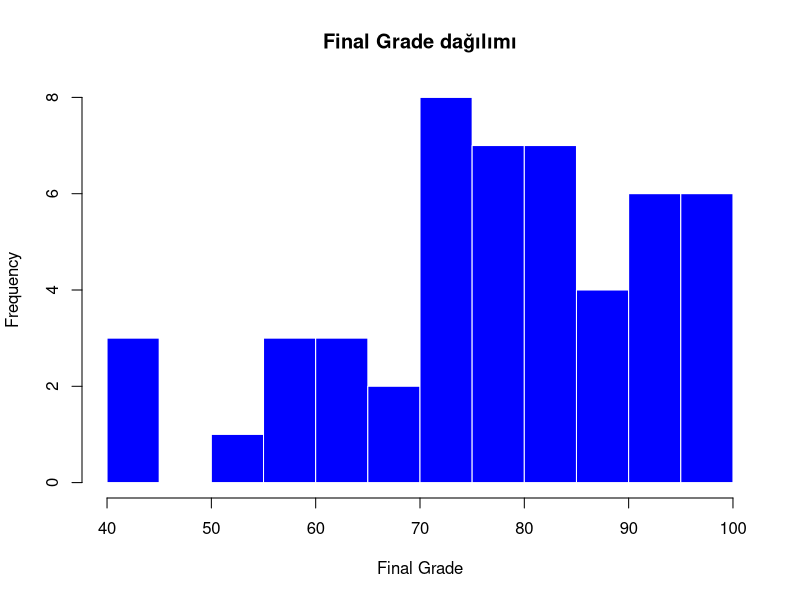
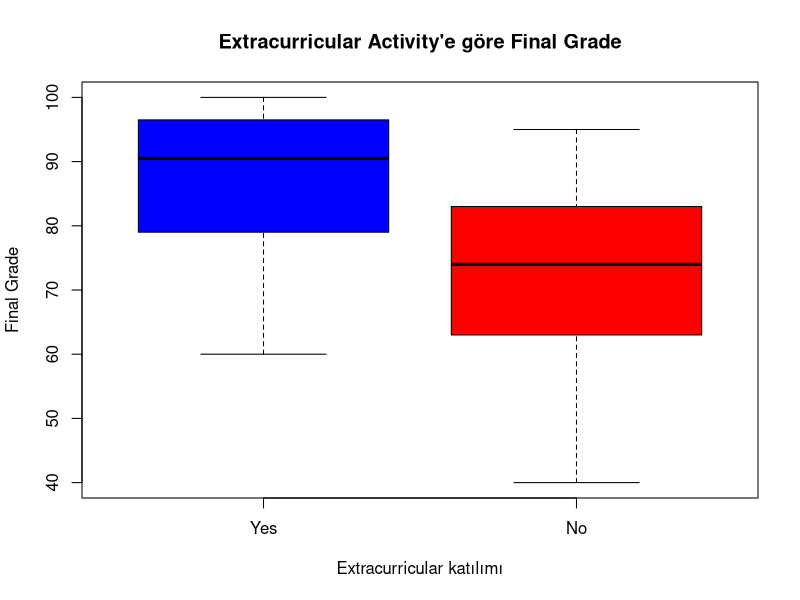
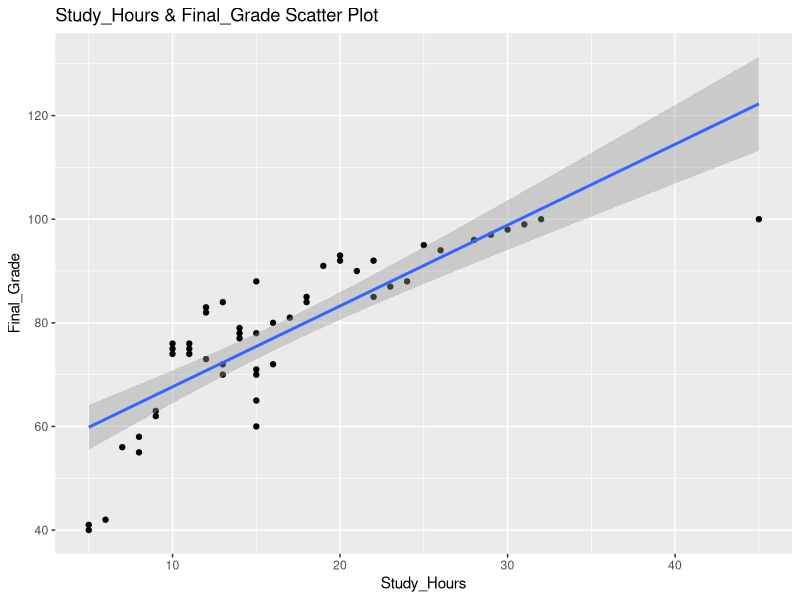
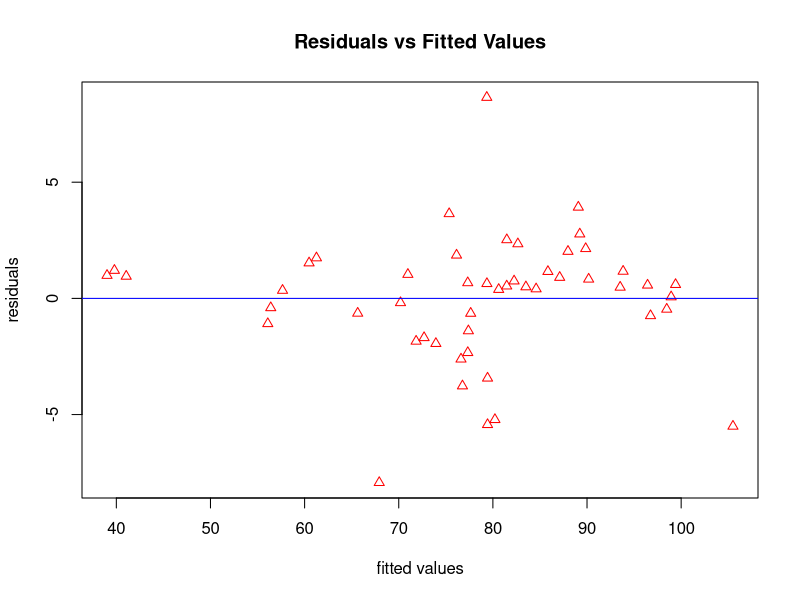
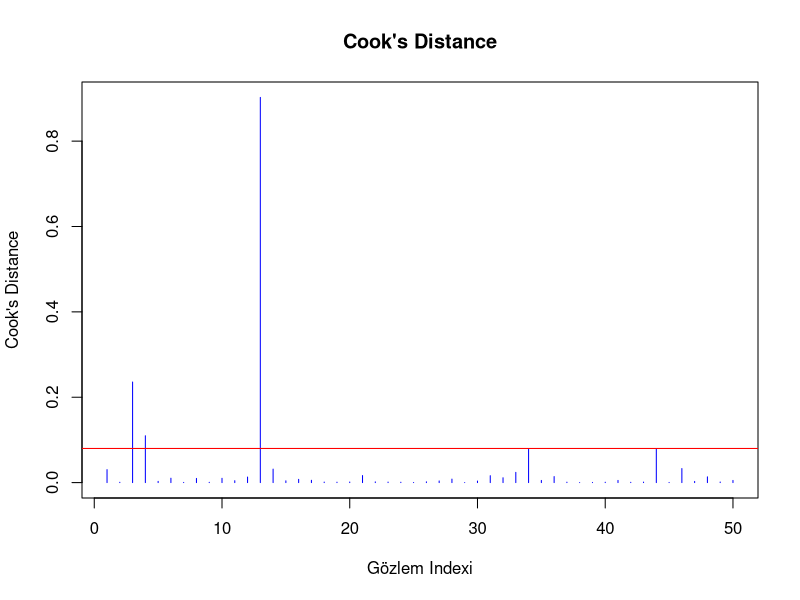

Write R code to recreate these figures, in order.
## ---- chunk 1
knitr::opts_chunk$set(echo = TRUE)
## ---- chunk 2
set.seed(42)
df_assignment <- data.frame(
  Student_ID = 1:50,
  Study_Hours = c(10, 12, NA, 15, 8, 20, 22, 5, 30, NA, 14, 18, 45, 11, 9, 21, 25, 13, 16, 28,
                  10, 12, 14, NA, 8, 19, 23, 6, 31, 15, 14, 18, 12, 11, 9, 22, 26, 13, 17, 29,
                  10, 13, 15, 11, 7, 20, 24, 5, 32, 16),
  Attendance_Rate = c(0.85, 0.90, 0.70, NA, 0.60, 0.95, 0.88, 0.40, 1.0, 0.75, 0.82, NA, 1.20, 0.88, 0.65,
                      0.92, 0.98, 0.76, 0.84, 0.99, 0.85, 0.91, 0.83, 0.68, 0.62, 0.96, 0.89, 0.42, 1.0, 0.77,
                      0.81, 0.87, 0.84, 0.89, 0.66, 0.93, 0.97, 0.75, 0.85, 0.98, 0.86, 0.92, 0.82, 0.88, 0.61,
                      0.94, 0.90, 0.41, 1.0, 0.78),
  Extracurricular = c("Yes", "no", "YES", "No", "no ", "Yes", "No", "no", "Yes", "YES", "No", "Yes", "Yes", "No", "no",
                      "Yes", "No", "no", "Yes", "Yes", "No", "No", "Yes", "no", "No", "Yes", "No", "no", "Yes", "No",
                      "No", "Yes", "No", "No", "no", "Yes", "No", "no", "Yes", "Yes", "No", "No", "Yes", "No", "No",
                      "Yes", "No", "no", "Yes", "No"),
  Final_Grade = c(75, 82, 60, 88, 55, 92, 85, 40, 98, 70, 78, 84, 250, 76, 62, 90, 95, 72, 80, 96,
                  74, 83, 77, 65, 58, 91, 87, 42, 99, 71, 79, 85, 73, 75, 63, 92, 94, 70, 81, 97,
                  76, 84, 78, 74, 56, 93, 88, 41, 100, 72)
)
## ---- chunk 3
head(df_assignment)
str(df_assignment)
## ---- chunk 4
colSums(is.na(df_assignment))
## ---- chunk 5
df_assignment$Study_Hours[is.na(df_assignment$Study_Hours)] <- median(df_assignment$Study_Hours, na.rm = TRUE)

df_assignment$Attendance_Rate[is.na(df_assignment$Attendance_Rate)] <- median(df_assignment$Attendance_Rate, na.rm = TRUE)
colSums(is.na(df_assignment))
## ---- chunk 6
unique(df_assignment$Extracurricular)
df_assignment$Extracurricular <- trimws(df_assignment$Extracurricular)
df_assignment$Extracurricular <- tolower(df_assignment$Extracurricular)
df_assignment$Extracurricular <- ifelse(df_assignment$Extracurricular == "yes", "Yes", "No")
df_assignment$Extracurricular <- factor(df_assignment$Extracurricular, levels = c("Yes", "No"))

levels(df_assignment$Extracurricular)
table(df_assignment$Extracurricular)

## ---- chunk 7
df_assignment$Final_Grade[df_assignment$Final_Grade > 100] <- 100
df_assignment$Attendance_Rate[df_assignment$Attendance_Rate > 1] <- 1

max(df_assignment$Final_Grade)
max(df_assignment$Attendance_Rate)

## ---- chunk 8
hist(df_assignment$Final_Grade,
     main = "Final Grade dağılımı",
     xlab = "Final Grade",
     ylab = "Frequency",
     col  = "blue",
     border = "white",
     breaks = 10)
## ---- chunk 9
boxplot(Final_Grade ~ Extracurricular,
        data  = df_assignment,
        main  = "Extracurricular Activity'e göre Final Grade",
        xlab  = "Extracurricular katılımı",
        ylab  = "Final Grade",
        col   = c("blue", "red"))
## ---- chunk 10
#pearson
pearson_r <- cor(df_assignment$Study_Hours,
                 df_assignment$Final_Grade,
                 method = "pearson")
#spearman
spearman_r <- cor(df_assignment$Study_Hours,
                  df_assignment$Final_Grade,
                  method = "spearman")
print(paste("pearson r:" , round(pearson_r , 3)))
print(paste("spearman r: " , round(spearman_r , 3)))
## ---- chunk 11
model <- lm(Final_Grade ~ Study_Hours + Attendance_Rate + Extracurricular,
            data = df_assignment)
summary(model)
## ---- chunk 12
tahmin_degerler <- model$fitted.values
gercek_degerler <- df_assignment$Final_Grade
rmse <- sqrt(mean((gercek_degerler - tahmin_degerler)^2))
print(paste("RMSE = " , round(rmse , 3)))

## ---- chunk 13
summary(model)
## ---- chunk 14
library(ggplot2)

ggplot(df_assignment, aes(x = Study_Hours, y = Final_Grade)) +
  geom_point() +
  geom_smooth(method = "lm") +
  labs(
    title = "Study_Hours & Final_Grade Scatter Plot",
    x     = "Study_Hours",
    y     = "Final_Grade")
## ---- chunk 15
residuals_vals <- model$residuals
fitted_vals <- model$fitted.values

plot(fitted_vals , residuals_vals,
     main = "Residuals vs Fitted Values",
     xlab = "fitted values",
     ylab = "residuals",
     pch = 24,
     col = "red")

abline(h = 0, col = "blue")

## ---- chunk 16
#cooks distance ne olduğu ve işleyişi için yapay zekadan destek alındı

# 1. Cook's Distance hesapla
cooks_d <- cooks.distance(model)
plot(cooks_d,
     type = "h",
     main = "Cook's Distance",
     xlab = "Gözlem Indexi",
     ylab = "Cook's Distance",
     col  = "blue")

#Eşik çizgisi ekle
abline(h = 4/nrow(df_assignment) , col = "red")

#Eşiği aşan gözlemler
influential <- which(cooks_d > 4/nrow(df_assignment))
print(paste("Influential observations:", influential))
